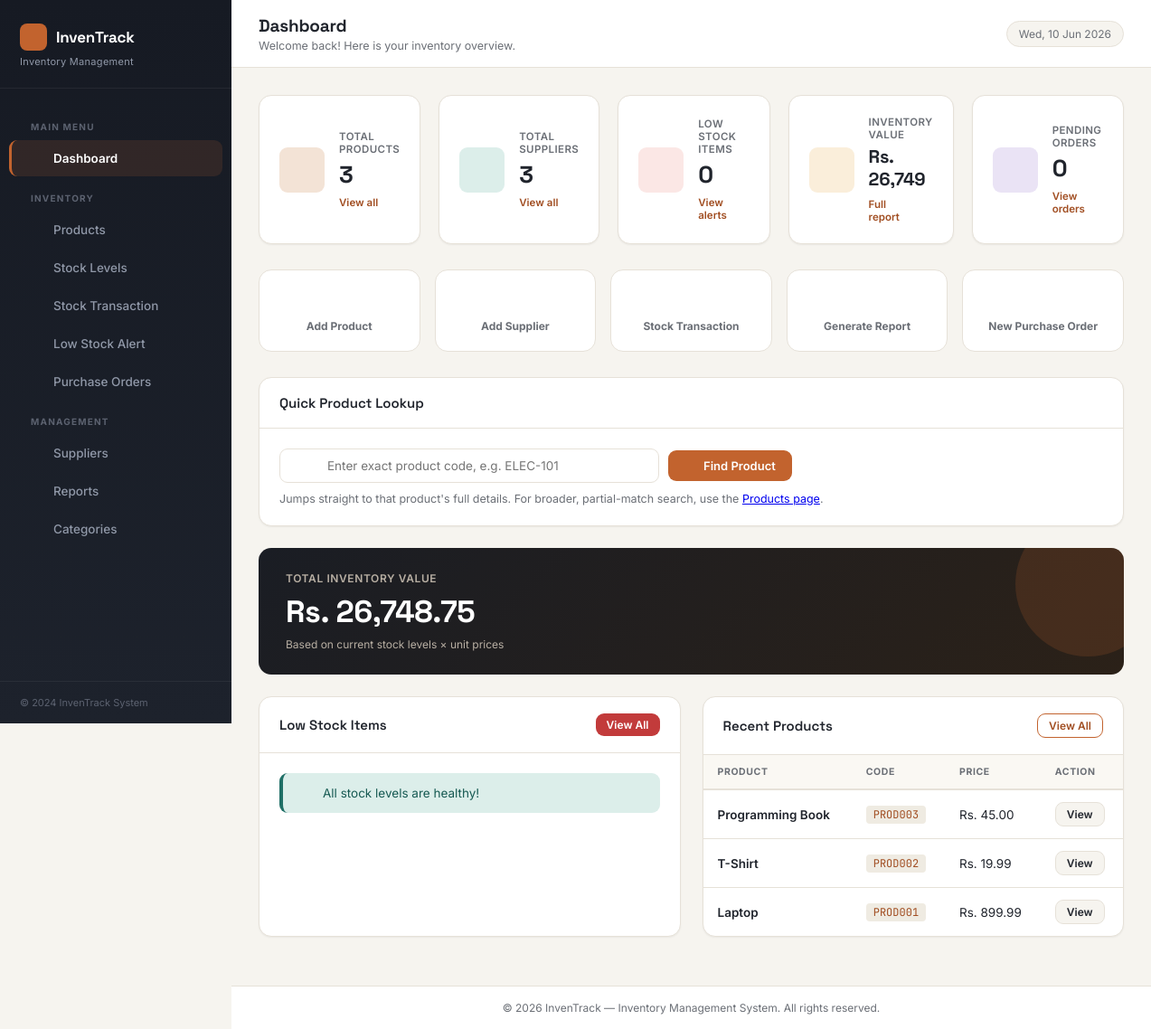
The page / on the database its author committed.
### tables this page shows
CREATE TABLE products (
    product_id INT PRIMARY KEY AUTO_INCREMENT,
    product_name VARCHAR(150) NOT NULL,
    product_code VARCHAR(50) NOT NULL UNIQUE,
    category_id INT NOT NULL,
    supplier_id INT NOT NULL,
    unit_price DECIMAL(10, 2) NOT NULL,
    description TEXT,
    image_url VARCHAR(255),
    created_at TIMESTAMP DEFAULT CURRENT_TIMESTAMP,
    updated_at TIMESTAMP DEFAULT CURRENT_TIMESTAMP ON UPDATE CURRENT_TIMESTAMP,
    FOREIGN KEY (category_id) REFERENCES categories(category_id),
    FOREIGN KEY (supplier_id) REFERENCES suppliers(supplier_id)
);

### classes/Product.php (called while the page is built, shortened)
<?php
class Product {
    private $conn;
    private $table = 'products';
    public function __construct($db) {
        $this->conn = $db;
    }
    public function getAllProducts() {
        $query = "SELECT p.*, c.category_name, s.supplier_name,
                         i.current_stock, i.minimum_stock, i.maximum_stock
                  FROM " . $this->table . " p
                  LEFT JOIN categories c ON p.category_id = c.category_id
                  LEFT JOIN suppliers s ON p.supplier_id = s.supplier_id
                  LEFT JOIN inventory i ON p.product_id = i.product_id
                  ORDER BY c.category_name ASC, p.product_name ASC";
        $result = $this->conn->query($query);
        if ($result && $result->num_rows > 0) {
            return $result->fetch_all(MYSQLI_ASSOC);
        }
        return false;
    }
}
?>

### classes/Supplier.php (called while the page is built, shortened)
<?php
class Supplier {
    private $conn;
    private $table = 'suppliers';
    public function __construct($db) {
        $this->conn = $db;
    }
    public function getAllSuppliers() {
        $query = "SELECT * FROM " . $this->table . " ORDER BY supplier_name ASC";
        $result = $this->conn->query($query);
        if ($result && $result->num_rows > 0) {
            return $result->fetch_all(MYSQLI_ASSOC);
        }
        return false;
    }
}
?>

### classes/Inventory.php (called while the page is built, shortened)
<?php
class Inventory {
    private $conn;
    private $inventory_table = 'inventory';
    public function __construct($db) {
        $this->conn = $db;
    }
    public function getAllInventory() {
        $query = "SELECT i.*, p.product_name, p.product_code, p.unit_price
                  FROM " . $this->inventory_table . " i
                  JOIN products p ON i.product_id = p.product_id
                  ORDER BY p.product_name ASC";
        $result = $this->conn->query($query);
        if ($result && $result->num_rows > 0) {
            return $result->fetch_all(MYSQLI_ASSOC);
        }
        return false;
    }
    public function getLowStockItems() {
        $query = "SELECT i.*, p.product_name, p.product_code, p.unit_price
                  FROM " . $this->inventory_table . " i
                  JOIN products p ON i.product_id = p.product_id
                  WHERE i.current_stock <= i.minimum_stock
                  ORDER BY i.current_stock ASC";
        $result = $this->conn->query($query);
        return false;
    }
}
?>

### classes/PurchaseOrder.php (called while the page is built, shortened)
<?php
class PurchaseOrder {
    private $conn;
    private $table = 'purchase_orders';
    public function __construct($db) {
        $this->conn = $db;
    }
    public function countPending() {
        $query = "SELECT COUNT(*) AS total FROM " . $this->table . " WHERE status = 'PENDING'";
        $result = $this->conn->query($query);
        $row = $result ? $result->fetch_assoc() : null;
        return $row ? (int)$row['total'] : 0;
    }
}

### index.php (the view, shortened to what this page needs)
<?php
require_once 'config/database.php';
require_once 'classes/Product.php';
require_once 'classes/Inventory.php';
require_once 'classes/Supplier.php';
require_once 'classes/PurchaseOrder.php';
$product = new Product($conn);
$inventory = new Inventory($conn);
$supplier = new Supplier($conn);
$purchaseOrder = new PurchaseOrder($conn);
$allProducts = $product->getAllProducts();
$totalProducts = $allProducts ? count($allProducts) : 0;
$allInventory = $inventory->getAllInventory();
$lowStockItems = $inventory->getLowStockItems();
$lowStockCount = $lowStockItems ? count($lowStockItems) : 0;
$allSuppliers = $supplier->getAllSuppliers();
$totalSuppliers = $allSuppliers ? count($allSuppliers) : 0;
$pendingOrdersCount = $purchaseOrder->countPending();
$totalInventoryValue = 0;
if ($allInventory) {
    foreach ($allInventory as $item)
        $totalInventoryValue += ($item['current_stock'] * $item['unit_price']);
}
require_once 'includes/layout.php';
?>
<div class="stats-grid">
    <div class="stat-card">
        <div class="stat-icon blue"><?php echo icon('box', 22); ?></div>
        <div class="stat-info">
            <div class="stat-label">Total Products</div>
            <div class="stat-number"><?php echo $totalProducts; ?></div>
            <a href="pages/products/list.php" class="stat-link">View all <?php echo icon('chevron-right', 13); ?></a>
        </div>
    </div>
    <div class="stat-card">
        <div class="stat-icon green"><?php echo icon('building', 22); ?></div>
        <div class="stat-info">
            <div class="stat-label">Total Suppliers</div>
            <div class="stat-number"><?php echo $totalSuppliers; ?></div>
            <a href="pages/suppliers/list.php" class="stat-link">View all <?php echo icon('chevron-right', 13); ?></a>
        </div>
    </div>
    <div class="stat-card">
        <div class="stat-icon red"><?php echo icon('alert-triangle', 22); ?></div>
        <div class="stat-info">
            <div class="stat-label">Low Stock Items</div>
            <div class="stat-number"><?php echo $lowStockCount; ?></div>
            <a href="pages/inventory/low-stock.php" class="stat-link">View alerts <?php echo icon('chevron-right', 13); ?></a>
        </div>
    </div>
    <div class="stat-card">
        <div class="stat-icon yellow"><?php echo icon('dollar', 22); ?></div>
        <div class="stat-info">
            <div class="stat-label">Inventory Value</div>
            <div class="stat-number" style="font-size:20px;">Rs. <?php echo number_format($totalInventoryValue, 0); ?></div>
            <a href="pages/reports/inventory-report.php" class="stat-link">Full report <?php echo icon('chevron-right', 13); ?></a>
        </div>
    </div>
    <div class="stat-card">
        <div class="stat-icon purple"><?php echo icon('clipboard', 22); ?></div>
        <div class="stat-info">
            <div class="stat-label">Pending Orders</div>
            <div class="stat-number"><?php echo $pendingOrdersCount; ?></div>
            <a href="pages/purchase-orders/list.php" class="stat-link">View orders <?php echo icon('chevron-right', 13); ?></a>
        </div>
    </div>
</div>
<div class="action-grid">
    <a href="pages/products/add.php" class="action-card">
        <div class="action-icon"><?php echo icon('plus', 24); ?></div>
        <div class="action-label">Add Product</div>
    </a>
    <a href="pages/suppliers/add.php" class="action-card">
        <div class="action-icon"><?php echo icon('building', 24); ?></div>
        <div class="action-label">Add Supplier</div>
    </a>
    <a href="pages/inventory/add-transaction.php" class="action-card">
        <div class="action-icon"><?php echo icon('repeat', 24); ?></div>
        <div class="action-label">Stock Transaction</div>
    </a>
    <a href="pages/reports/inventory-report.php" class="action-card">
        <div class="action-icon"><?php echo icon('bar-chart', 24); ?></div>
        <div class="action-label">Generate Report</div>
    </a>
    <a href="pages/purchase-orders/add.php" class="action-card">
        <div class="action-icon"><?php echo icon('clipboard', 24); ?></div>
        <div class="action-label">New Purchase Order</div>
    </a>
</div>
<div class="card" style="margin-bottom:24px;">
    <div class="card-header"><h3>Quick Product Lookup</h3></div>
    <div class="card-body">
        <form method="GET" action="pages/products/view.php" style="display:flex; gap:10px; align-items:center;">
            <div class="product-search-form" style="flex:1; max-width:420px;">
                <span class="search-icon"><?php echo icon('tag', 16); ?></span>
                <input type="text" name="code" placeholder="Enter exact product code, e.g. ELEC-101" required>
            </div>
            <button type="submit" class="btn btn-primary"><?php echo icon('search', 15); ?> Find Product</button>
        </form>
        <p class="text-muted" style="font-size:12.5px; margin-top:10px;">Jumps straight to that product's full details. For broader, partial-match search, use the <a href="pages/products/list.php">Products page</a>.</p>
    </div>
</div>
<div class="value-banner">
    <div>
        <h3>TOTAL INVENTORY VALUE</h3>
        <div class="value">Rs. <?php echo number_format($totalInventoryValue, 2); ?></div>
        <p>Based on current stock levels × unit prices</p>
    </div>
    <div style="opacity: 0.35;"><?php echo icon('dollar', 48); ?></div>
</div>
<div style="display: grid; grid-template-columns: 1fr 1fr; gap: 24px;">
<div class="card">
    <div class="card-header">
        <h3>Low Stock Items</h3>
        <a href="pages/inventory/low-stock.php" class="btn btn-sm btn-danger">View All</a>
    </div>
    <?php if ($lowStockItems): ?>
    <div class="table-responsive">
        <table>
            <thead><tr><th>Product</th><th>Stock</th><th>Min</th><th>Action</th></tr></thead>
            <tbody>
                <?php foreach (array_slice($lowStockItems, 0, 5) as $item): ?>
                <tr>
                    <td><span class="fw-600"><?php echo htmlspecialchars($item['product_name']); ?></span></td>
                    <td><span class="badge badge-danger"><?php echo $item['current_stock']; ?></span></td>
                    <td><?php echo $item['minimum_stock']; ?></td>
                    <td><a href="pages/inventory/add-transaction.php?product_id=<?php echo $item['product_id']; ?>" class="btn btn-sm btn-warning">Restock</a></td>
                </tr>
                <?php endforeach; ?>
            </tbody>
        </table>
    </div>
    <?php else: ?>
    <div class="card-body"><div class="alert alert-success"><?php echo icon('check-circle', 16); ?> All stock levels are healthy!</div></div>
    <?php endif; ?>
</div>
<div class="card">
    <div class="card-header">
        <h3>Recent Products</h3>
        <a href="pages/products/list.php" class="btn btn-sm btn-outline">View All</a>
    </div>
    <?php if ($allProducts): ?>
    <div class="table-responsive">
        <table>
            <thead><tr><th>Product</th><th>Code</th><th>Price</th><th>Action</th></tr></thead>
            <tbody>
                <?php foreach (array_slice($allProducts, 0, 5) as $prod): ?>
                <tr>
                    <td><span class="fw-600"><?php echo htmlspecialchars($prod['product_name']); ?></span></td>
                    <td><code><?php echo htmlspecialchars($prod['product_code']); ?></code></td>
                    <td>Rs. <?php echo number_format($prod['unit_price'], 2); ?></td>
                    <td><a href="pages/products/view.php?id=<?php echo $prod['product_id']; ?>" class="btn btn-sm btn-secondary">View</a></td>
                </tr>
                <?php endforeach; ?>
            </tbody>
        </table>
    </div>
    <?php else: ?>
    <div class="card-body"><div class="alert alert-info">No products found. <a href="pages/products/add.php">Add one now</a></div></div>
    <?php endif; ?>
</div>
</div>
<?php require_once 'includes/layout-end.php'; ?>

### rows shown on the page
products: product_name "Programming Book", product_code "PROD003", unit_price "45.00"
products: product_name "T-Shirt", product_code "PROD002", unit_price "19.99"
products: product_name "Laptop", product_code "PROD001", unit_price "899.99"

### other values the page prints
$pageTitle "Dashboard"
$pageSubtitle "Welcome back! Here is your inventory overview."
$totalProducts "3"
$totalSuppliers "3"
$lowStockCount "0"
$totalInventoryValue "26,749"
$pendingOrdersCount "0"
$totalInventoryValue "26,748.75"
